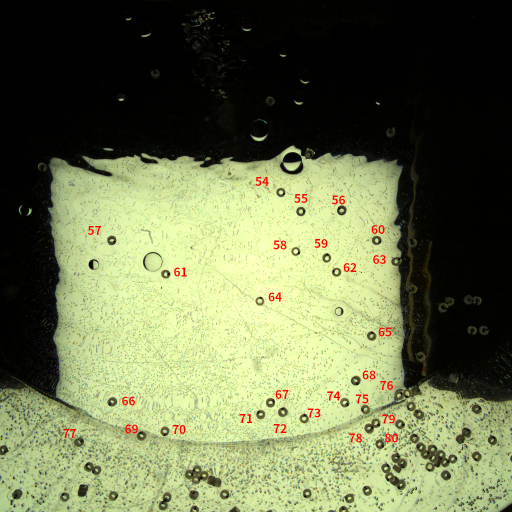
#> input picture src/2022_04_09/samples/C001H001S0003003601.png, 1024 x 1024 px, given in place of C001H001S0003003601.bmp, which was not available (shown at 1/2 size)
$ jupyter execute tracer_imgs_54_80.ipynb
#> lines starting #> are read from the running program, lines starting #| are printed output that depends on the picture; pictures that were not available may be replaced by others from this repository, and a replacement may not be noted
[cell 1]
import os

import cv2
import matplotlib.pyplot as plt

[cell 2]
user = os.environ["USER"]
SUPER_DIR = f"/media/{user}/ボリューム1/M2/original/2022_04_09/"

[cell 3]
DIR = SUPER_DIR + "cbi_q_1/C001H001S0003/"
FILE = "C001H001S0003003601.bmp"
OUT_DIR = "tracer_imgs/"

im_bgr = cv2.imread(DIR + FILE)
#> im_bgr is the input picture: shape (1024, 1024, 3); mean B, G, R 79.2, 115.3, 107.8
im_rgb = im_bgr[:, :, [2, 1, 0]]

[cell 4]
plt.figure(figsize=(16, 16))
plt.imshow(im_rgb)
plt.show()

[cell 5]
im_tracer_54 = im_rgb[375:395, 552:572, :]
cv2.imwrite(OUT_DIR + "tracer_54.bmp", cv2.cvtColor(im_tracer_54, cv2.COLOR_RGB2BGR))

plt.figure(figsize=(4, 4))
plt.imshow(im_tracer_54)
plt.show()

[cell 6]
im_tracer_55 = im_rgb[413:433, 592:612, :]
cv2.imwrite(OUT_DIR + "tracer_55.bmp", cv2.cvtColor(im_tracer_55, cv2.COLOR_RGB2BGR))

plt.figure(figsize=(4, 4))
plt.imshow(im_tracer_55)
plt.show()

[cell 7]
im_tracer_56 = im_rgb[411:431, 674:694, :]
cv2.imwrite(OUT_DIR + "tracer_56.bmp", cv2.cvtColor(im_tracer_56, cv2.COLOR_RGB2BGR))

plt.figure(figsize=(4, 4))
plt.imshow(im_tracer_56)
plt.show()

[cell 8]
im_tracer_57 = im_rgb[471:491, 214:234, :]
cv2.imwrite(OUT_DIR + "tracer_57.bmp", cv2.cvtColor(im_tracer_57, cv2.COLOR_RGB2BGR))

plt.figure(figsize=(4, 4))
plt.imshow(im_tracer_57)
plt.show()

[cell 9]
im_tracer_58 = im_rgb[493:513, 582:602, :]
cv2.imwrite(OUT_DIR + "tracer_58.bmp", cv2.cvtColor(im_tracer_58, cv2.COLOR_RGB2BGR))

plt.figure(figsize=(4, 4))
plt.imshow(im_tracer_58)
plt.show()

[cell 10]
im_tracer_59 = im_rgb[506:526, 644:664, :]
cv2.imwrite(OUT_DIR + "tracer_59.bmp", cv2.cvtColor(im_tracer_59, cv2.COLOR_RGB2BGR))

plt.figure(figsize=(4, 4))
plt.imshow(im_tracer_59)
plt.show()

[cell 11]
im_tracer_60 = im_rgb[471:491, 743:763, :]
cv2.imwrite(OUT_DIR + "tracer_60.bmp", cv2.cvtColor(im_tracer_60, cv2.COLOR_RGB2BGR))

plt.figure(figsize=(4, 4))
plt.imshow(im_tracer_60)
plt.show()

[cell 12]
im_tracer_61 = im_rgb[538:558, 322:342, :]
cv2.imwrite(OUT_DIR + "tracer_61.bmp", cv2.cvtColor(im_tracer_61, cv2.COLOR_RGB2BGR))

plt.figure(figsize=(4, 4))
plt.imshow(im_tracer_61)
plt.show()

[cell 13]
im_tracer_62 = im_rgb[535:555, 664:684, :]
cv2.imwrite(OUT_DIR + "tracer_62.bmp", cv2.cvtColor(im_tracer_62, cv2.COLOR_RGB2BGR))

plt.figure(figsize=(4, 4))
plt.imshow(im_tracer_62)
plt.show()

[cell 14]
im_tracer_63 = im_rgb[513:533, 783:803, :]
cv2.imwrite(OUT_DIR + "tracer_63.bmp", cv2.cvtColor(im_tracer_63, cv2.COLOR_RGB2BGR))

plt.figure(figsize=(4, 4))
plt.imshow(im_tracer_63)
plt.show()

[cell 15]
im_tracer_64 = im_rgb[592:612, 510:530, :]
cv2.imwrite(OUT_DIR + "tracer_64.bmp", cv2.cvtColor(im_tracer_64, cv2.COLOR_RGB2BGR))

plt.figure(figsize=(4, 4))
plt.imshow(im_tracer_64)
plt.show()

[cell 16]
im_tracer_65 = im_rgb[662:682, 734:754, :]
cv2.imwrite(OUT_DIR + "tracer_65.bmp", cv2.cvtColor(im_tracer_65, cv2.COLOR_RGB2BGR))

plt.figure(figsize=(4, 4))
plt.imshow(im_tracer_65)
plt.show()

[cell 17]
im_tracer_66 = im_rgb[794:814, 215:235, :]
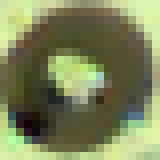
#> im_tracer_66: shape (20, 20, 3) (shown 8 times larger); mean R, G, B 124.5, 131.9, 89.7
cv2.imwrite(OUT_DIR + "tracer_66.bmp", cv2.cvtColor(im_tracer_66, cv2.COLOR_RGB2BGR))

plt.figure(figsize=(4, 4))
plt.imshow(im_tracer_66)
plt.show()

[cell 18]
im_tracer_67 = im_rgb[795:815, 531:551, :]
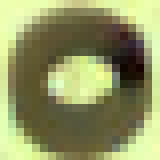
#> im_tracer_67: shape (20, 20, 3) (shown 8 times larger); mean R, G, B 144.5, 148.9, 98.7
cv2.imwrite(OUT_DIR + "tracer_67.bmp", cv2.cvtColor(im_tracer_67, cv2.COLOR_RGB2BGR))

plt.figure(figsize=(4, 4))
plt.imshow(im_tracer_67)
plt.show()

[cell 19]
im_tracer_68 = im_rgb[751:771, 702:722, :]
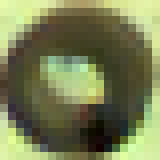
#> im_tracer_68: shape (20, 20, 3) (shown 8 times larger); mean R, G, B 119.3, 125.3, 83
cv2.imwrite(OUT_DIR + "tracer_68.bmp", cv2.cvtColor(im_tracer_68, cv2.COLOR_RGB2BGR))

plt.figure(figsize=(4, 4))
plt.imshow(im_tracer_68)
plt.show()

[cell 20]
im_tracer_69 = im_rgb[862:882, 273:293, :]
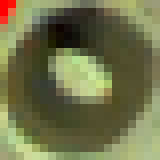
#> im_tracer_69: shape (20, 20, 3) (shown 8 times larger); mean R, G, B 113, 114.4, 74.9
cv2.imwrite(OUT_DIR + "tracer_69.bmp", cv2.cvtColor(im_tracer_69, cv2.COLOR_RGB2BGR))

plt.figure(figsize=(4, 4))
plt.imshow(im_tracer_69)
plt.show()

[cell 21]
im_tracer_70 = im_rgb[853:873, 320:340, :]
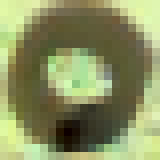
#> im_tracer_70: shape (20, 20, 3) (shown 8 times larger); mean R, G, B 138, 144.7, 96.9
cv2.imwrite(OUT_DIR + "tracer_70.bmp", cv2.cvtColor(im_tracer_70, cv2.COLOR_RGB2BGR))

plt.figure(figsize=(4, 4))
plt.imshow(im_tracer_70)
plt.show()

[cell 22]
im_tracer_71 = im_rgb[819:839, 512:532, :]
cv2.imwrite(OUT_DIR + "tracer_71.bmp", cv2.cvtColor(im_tracer_71, cv2.COLOR_RGB2BGR))

plt.figure(figsize=(4, 4))
plt.imshow(im_tracer_71)
plt.show()

[cell 23]
im_tracer_72 = im_rgb[814:834, 556:576, :]
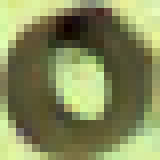
#> im_tracer_72: shape (20, 20, 3) (shown 8 times larger); mean R, G, B 132.5, 138.6, 90.4
cv2.imwrite(OUT_DIR + "tracer_72.bmp", cv2.cvtColor(im_tracer_72, cv2.COLOR_RGB2BGR))

plt.figure(figsize=(4, 4))
plt.imshow(im_tracer_72)
plt.show()

[cell 24]
im_tracer_73 = im_rgb[827:847, 599:619, :]
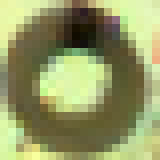
#> im_tracer_73: shape (20, 20, 3) (shown 8 times larger); mean R, G, B 147.1, 152.8, 100.7
cv2.imwrite(OUT_DIR + "tracer_73.bmp", cv2.cvtColor(im_tracer_73, cv2.COLOR_RGB2BGR))

plt.figure(figsize=(4, 4))
plt.imshow(im_tracer_73)
plt.show()

[cell 25]
im_tracer_74 = im_rgb[795:815, 680:700, :]
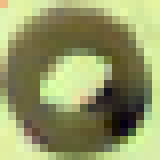
#> im_tracer_74: shape (20, 20, 3) (shown 8 times larger); mean R, G, B 145.9, 151.5, 100.9
cv2.imwrite(OUT_DIR + "tracer_74.bmp", cv2.cvtColor(im_tracer_74, cv2.COLOR_RGB2BGR))

plt.figure(figsize=(4, 4))
plt.imshow(im_tracer_74)
plt.show()

[cell 26]
im_tracer_75 = im_rgb[809:829, 722:742, :]
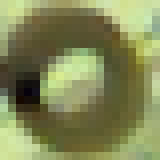
#> im_tracer_75: shape (20, 20, 3) (shown 8 times larger); mean R, G, B 130.2, 135.3, 86.5
cv2.imwrite(OUT_DIR + "tracer_75.bmp", cv2.cvtColor(im_tracer_75, cv2.COLOR_RGB2BGR))

plt.figure(figsize=(4, 4))
plt.imshow(im_tracer_75)
plt.show()

[cell 27]
im_tracer_76 = im_rgb[781:801, 788:808, :]
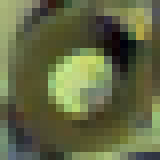
#> im_tracer_76: shape (20, 20, 3) (shown 8 times larger); mean R, G, B 98.3, 103.9, 67.7
cv2.imwrite(OUT_DIR + "tracer_76.bmp", cv2.cvtColor(im_tracer_76, cv2.COLOR_RGB2BGR))

plt.figure(figsize=(4, 4))
plt.imshow(im_tracer_76)
plt.show()

$ run again, with src/2022_04_09/samples/C001H001S0001003001.png copied over src/2022_04_09/samples/C001H001S0003003601.png
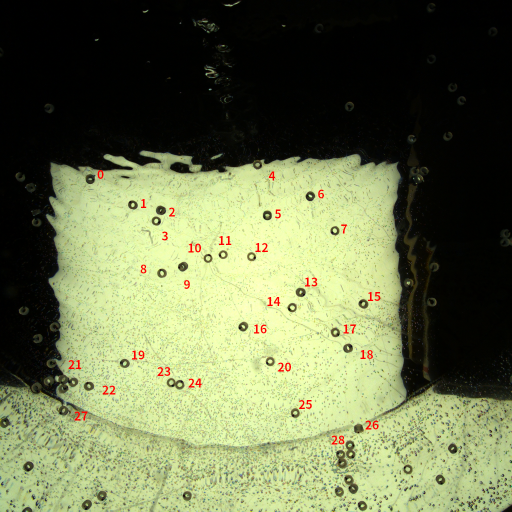
#> input picture src/2022_04_09/samples/C001H001S0001003001.png, 1024 x 1024 px, given in place of C001H001S0003003601.bmp, which was not available (shown at 1/2 size)
#> im_bgr is the input picture: shape (1024, 1024, 3); mean B, G, R 79.6, 115.8, 108.1
#> `im_tracer_75 = im_rgb[809:829, 722:742, :]`:
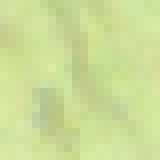
#> im_tracer_75: shape (20, 20, 3) (shown 8 times larger); mean R, G, B 204, 220.5, 150.8
#> `im_tracer_76 = im_rgb[781:801, 788:808, :]`:
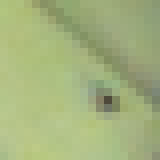
#> im_tracer_76: shape (20, 20, 3) (shown 8 times larger); mean R, G, B 163.9, 178.7, 125.2

$ run again, with src/2022_04_09/samples/C001H001S0002003501.png copied over src/2022_04_09/samples/C001H001S0003003601.png
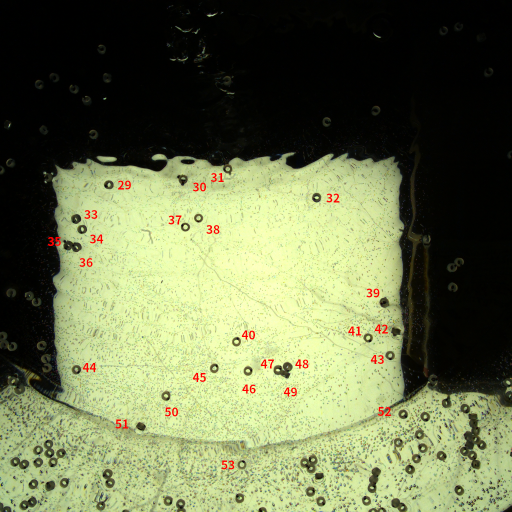
#> input picture src/2022_04_09/samples/C001H001S0002003501.png, 1024 x 1024 px, given in place of C001H001S0003003601.bmp, which was not available (shown at 1/2 size)
#> im_bgr is the input picture: shape (1024, 1024, 3); mean B, G, R 79.2, 115.2, 107.7
#> `im_tracer_76 = im_rgb[781:801, 788:808, :]`:
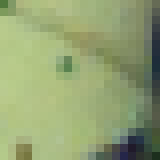
#> im_tracer_76: shape (20, 20, 3) (shown 8 times larger); mean R, G, B 146.6, 162, 114.4
